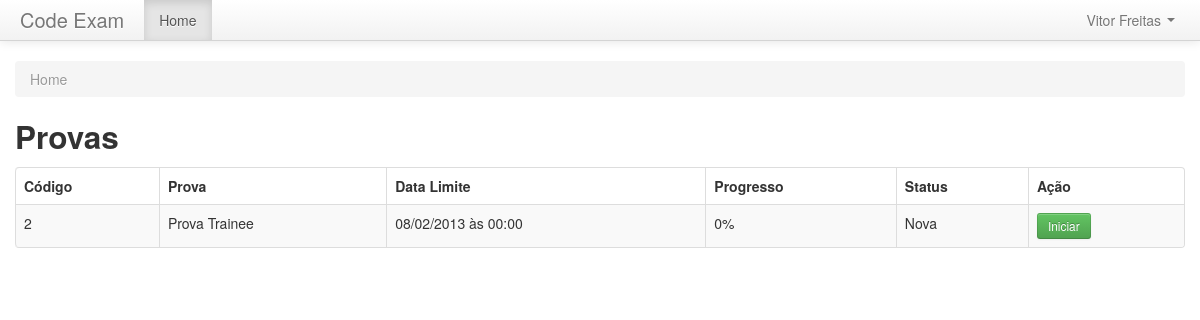
The app's page / (signed in), older data.
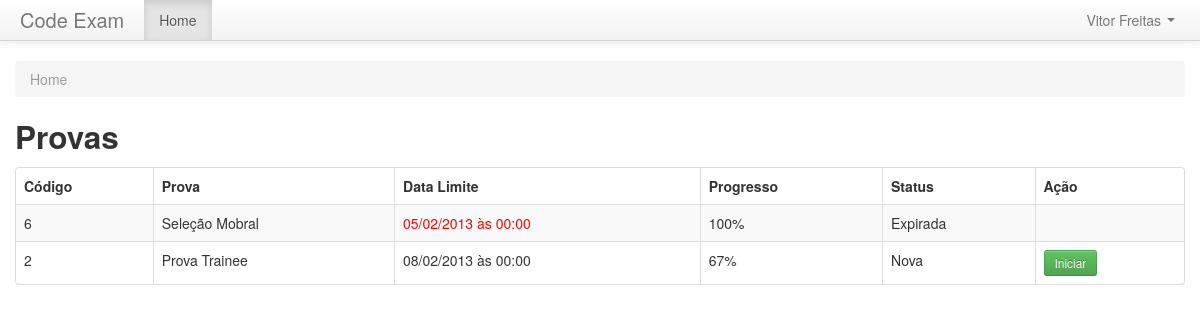
The same page, newer data.
### exams/models.py (models this page shows, shortened)
class UserExam(models.Model):
    user = models.ForeignKey(User)
    exam = models.ForeignKey(Exam)
    expire_date = models.DateTimeField()
    start_time = models.DateTimeField(null=True, blank=True)
    end_time = models.DateTimeField(null=True, blank=True)
    def has_finished(self):
        if self.start_time and self.end_time:
            return True
        else:
            return False
    has_finished.boolean = True
    has_finished.short_description = 'Concluiu a Prova?'
    def has_expired(self):
        return timezone.now() > self.expire_date
    has_expired.boolean = True
    has_expired.short_description = 'Prazo Expirou?'
    def get_progress(self):
        total_questions = self.exam.questions.count()
        answered_questions = UserExamAnswers.objects.filter(user_exam__id=self.id).count()
        current_progress = float(answered_questions) / float(total_questions) * 100
        current_progress = int(round(current_progress))
        return str(current_progress) + '%'
    def get_status(self):
        if self.has_finished():
            return 'Finalizada'
        elif self.has_expired():
            return 'Expirada'
        elif self.start_time and not self.end_time:
            return 'Em Andamento'
        else:
            return 'Nova'
    get_status.short_description = 'Status'
    class Meta:
        verbose_name = "Aplicar Prova"
        verbose_name_plural = "Aplicar Provas"

class Exam(models.Model):
    name = models.CharField(max_length=50)
    expire_date = models.DateTimeField()
    subject = models.ForeignKey(ExamSubject)
    questions = models.ManyToManyField(Question)
    duration = models.IntegerField()
    def __unicode__(self):
        return self.name
    class Meta:
        verbose_name = "Prova"
        verbose_name_plural = "Provas"

### exams/views.py (the view)
@login_required
def user_exams(request):
    user_exam_list = UserExam.objects.filter(user__id=request.user.id).order_by('-id')
    context = RequestContext(request, {'user_exam_list': user_exam_list,})
    return render_to_response('exams/user_exams.html', context)

### exams/templates/exams/user_exams.html
{% extends 'base.html' %}
{% block content %}
  <ul class="breadcrumb">
    <li class="active">Home</li>
  </ul>
  <h2>Provas</h2>
  {% if user_exam_list %}
    <table class="table table-bordered table-striped">
      <thead>
        <tr>
          <th>Código</th>
          <th>Prova</th>
          <th>Data Limite</th>
          <th>Progresso</th>
          <th>Status</th>
          <th>Ação</th>
        </tr>
      </thead>
      <tbody>
        {% for exam in user_exam_list %}
          <tr>
            <td>{{ exam.id }}</td>
            <td>{{ exam.exam }}</td>
            <td {% if exam.has_expired and not exam.end_time %} style="color: red;" {% endif %}>{{ exam.expire_date|date:"d/m/Y à\s H:i" }}</td>
            <td>{{ exam.get_progress }}</td>
            <td>{{ exam.get_status }}</td>
            <td>
              {% if not exam.has_expired %}
                {% if not exam.start_time %}
                  <a href="/prova/{{ exam.id }}/iniciar/" class="btn btn-small btn-success">Iniciar</a>
                {% elif exam.start_time and not exam.end_time %}
                  <a href="/prova/{{ exam.id }}/" class="btn btn-small btn-warning">Continuar</a>
                  {% if exam.get_progress == '100%' %}
                    <a href="/prova/{{ exam.id }}/enviar/" class="btn btn-small btn-primary">Enviar</a>
                  {% endif %}
                {% endif %}
              {% endif %}
            </td>
          </tr>
        {% endfor %}
      </tbody>
    </table>
  {% else %}
    <p>Nenhuma prova cadastrada.</p>
  {% endif %}
{% endblock content %}

Row changes from the older to the newer data that the page shows:
added UserExam: id "6", exam "Seleção Mobral", expire_date "05/02/2013 às 00:00", get_progress "100%", get_status "Expirada"
computed for UserExam "08/02/2013 às 00:00": get_progress "0%" → "67%"
